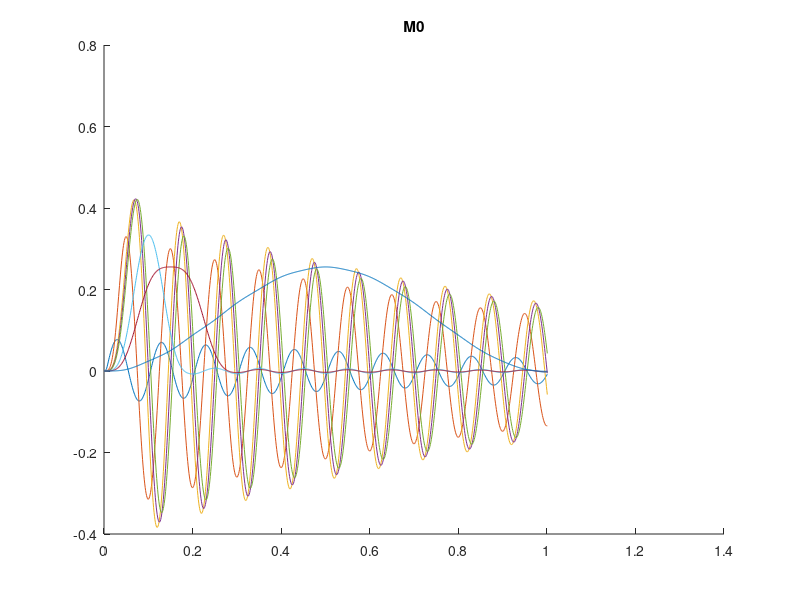

Write MATLAB code to recreate this figure. (Note: this script raises an error after producing the figure.)
%% TASK 3: SENSITIVITY ANALYSIS TO dt of 1-cos LOAD
% and comparison to task2 (free masses with no coupling)
dti = [0.01; 0.05; 0.09; 0.1; 0.11; 0.2; 0.3; 1.0]';
Fi = 1./dti;
disp(Fi)
leg_dti = cell(length(dti),1);
for k=1:length(dti)
    leg_dti{k} = ['dt = ', num2str(dti(k),'%.2f'), ' s'];
end
disp(leg_dti)

%% Run if first time

% % Number of deltat to test:
% Ncases = length(dti);
% % Number of timesteps defined in the Nastran Solver:
% NtimeSteps = 1001;
% 
% % Time array:
% TIMES = zeros(Ncases, NtimeSteps+1);
% % Arrays for times Vertical displacements of M1 and M2:
% Z1 = zeros(Ncases, NtimeSteps+1);
% Z2 = zeros(Ncases, NtimeSteps+1);
% LOADS = zeros(Ncases, NtimeSteps+1);    % Loads on M1
% % Displacement of M1 in the NoCoupling Case (to be called '0'):
% Z0 = zeros(Ncases, NtimeSteps+1);
% 
% 
% foldernameCoupling = 'task3_112_sensitivity_analysis/pch_Coupling/';
% foldernameNoCoupling = 'task3_112_sensitivity_analysis/pch_NoCoupling/';
% 
% for k = 1:Ncases
%     %%%% CASE WITH COUPLING: %%%%
%     filename = ['task3_sol112_dt', num2str(k), '.pch'];
%     filedir = [foldernameCoupling, filename];
%     % Displacements of Node 1002 (M1):
%     StartLine = 2019;
%     [times, states] = ReadTranscientResponse(filedir, StartLine, NtimeSteps);
%     TIMES(k,:) = times;
%     Z1(k,:) = states(:,3);
%     % Displacements of Node 1003 (M2):
%     StartLine = 4030;
%     [~    , states] = ReadTranscientResponse(filedir, StartLine, NtimeSteps);
%     Z2(k,:) = states(:,3);
%     % (1-cos) LOAD on mass M1:
%     StartLine = 14085;
%     [~    , loads] = ReadTranscientResponse(filedir, StartLine, NtimeSteps);
%     LOADS(k,:) = loads(:,3);
% 
%     %%%% CASE WITHOUT COUPLING: %%%%
%     filedir = [foldernameNoCoupling, filename];
%     % Displacements of Node 1002 (M0):
%     StartLine = 2019;
%     [times, states] = ReadTranscientResponse(filedir, StartLine, NtimeSteps);
%     Z0(k,:) = states(:,3);
% end
% save('TASK3_SIMULATION_DATA.mat', 'TIMES', "Z0", "Z1", "Z2", "LOADS", "Ncases", ...
%     "NtimeSteps", "-mat")

%% Run if already saved data.
load("TASK3_SIMULATION_DATA.mat") % --> TIMES, Z0, Z1, Z2, LOADS, Ncases, NtimeSteps

%% Calcultaing the maximum amplitude for each dt:
maxZ0 = zeros(Ncases,1);
maxZ1 = zeros(Ncases,1);
maxZ2 = zeros(Ncases,1);
for k=1:Ncases
    maxZ0(k) = max(abs(Z0(k,:)));
    maxZ1(k) = max(abs(Z1(k,:)));
    maxZ2(k) = max(abs(Z2(k,:)));
end

%% FIG (MAYBE JUST FOR US): Load on mass M1:
% figure
% hold on
% for k=1:Ncases
%     plot(TIMES(k,:), LOADS(k,:))
% end
% legend(leg_dti, Interpreter='latex')
% xlim([0,1])

%% FIGS: Temporal responses of each mass:
fs = 14;

figure
hold on
for k=1:Ncases
    plot(TIMES(k,:), 1000*Z0(k,:))
end
title('M0')
legend(leg_dti, Interpreter='latex'); xlim([0,1]); box on
xlabel('Time (s)', Interpreter='latex', FontSize=fs)
ylabel('Displacement (mm)', Interpreter='latex', FontSize=fs)

figure
hold on
for k=1:Ncases
    plot(TIMES(k,:), 1000*Z1(k,:))
end
title('M1')
legend(leg_dti, Interpreter='latex'); xlim([0,1]); box on
xlabel('Time (s)', Interpreter='latex', FontSize=fs)
ylabel('Displacement (mm)', Interpreter='latex', FontSize=fs)

figure
hold on
for k=1:Ncases
    plot(TIMES(k,:), 1000*Z2(k,:))
end
title('M2')
legend(leg_dti, Interpreter='latex'); xlim([0,1]); box on
xlabel('Time (s)', Interpreter='latex', FontSize=fs)
ylabel('Displacement (mm)', Interpreter='latex', FontSize=fs)


%% FIG: (Maximum displacements) vs (dt)
fs = 14;
lw = 1.25;
figure
plot(dti, 1000*maxZ0, '-s', LineWidth=lw)
hold on
plot(dti, 1000*maxZ1, '-s', LineWidth=lw)
plot(dti, 1000*maxZ2, '-s', LineWidth=lw)

legend({'$M_1$ (Free)', '$M_1$', '$M_2$'}, Interpreter='latex', FontSize=fs)
xlabel('dt (s)', Interpreter='latex', FontSize=fs)
ylabel('Maximum displacement (mm)', Interpreter='latex', FontSize=fs)
set(gca, 'Xscale', 'log')
grid on
